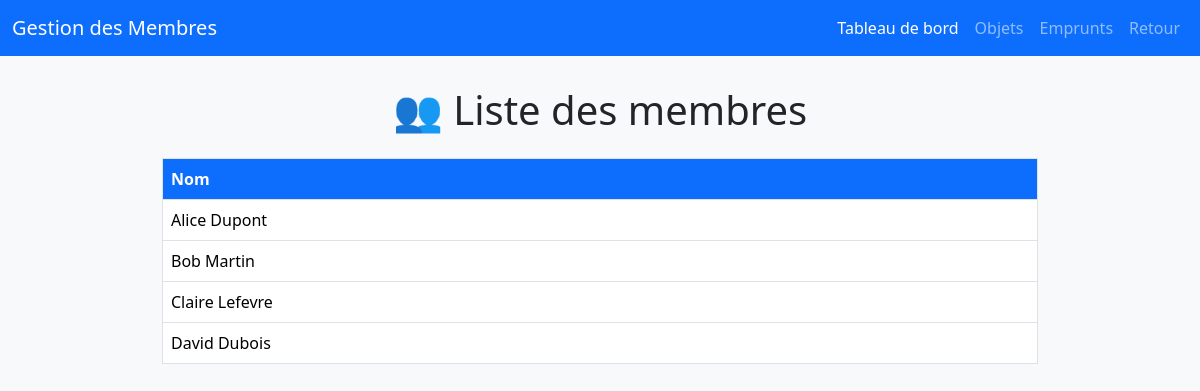
The page /pages/membre.php on the database its author committed.
### tables this page shows
CREATE TABLE membre (
    id_membre INT PRIMARY KEY AUTO_INCREMENT, 
    nom VARCHAR(50),
    date_naissance DATE,
    genre CHAR(1), 
    email VARCHAR(50),
    ville VARCHAR(50),
    mot_de_passe VARCHAR(50),
    photo VARCHAR(100) 
);

### inc/function.php (called while the page is built, shortened)
<?php
function get_membre()
{
    if ($db = dbconnect()) {
        $request = "SELECT id_membre, nom FROM membre";
        $list = array();
        $sql = mysqli_query($db, $request);
        while ($ligne = mysqli_fetch_assoc($sql)) {
            $list[] = array(
                "id_membre" => $ligne['id_membre'],
                "nom" => $ligne['nom']
            );
        }
        return $list;
    }
    return [];
}
?>

### pages/membre.php (the view, shortened to what this page needs)
<?php
require_once '../inc/function.php';
$membres = get_membre();
?>
<!DOCTYPE html>
<html lang="fr">
<head>
    <link href="https://cdn.jsdelivr.net/npm/bootstrap@5.3.3/dist/css/bootstrap.min.css" rel="stylesheet">
</head>
<body>
<nav class="navbar navbar-expand-lg navbar-dark bg-primary">
    <div class="container-fluid">
        <a class="navbar-brand" href="#">Gestion des Membres</a>
        <div class="collapse navbar-collapse">
            <ul class="navbar-nav ms-auto">
                <li class="nav-item">
                    <a class="nav-link active" href="dashboard.php">Tableau de bord</a>
                </li>
                <li class="nav-item">
                    <a class="nav-link" href="liste_objets.php">Objets</a>
                </li>
                <li class="nav-item">
                    <a class="nav-link" href="emprunt.php">Emprunts</a>
                </li>
                <li class="nav-item">
                    <a class="nav-link" href="dashboard.php">Retour</a>
                </li>
            </ul>
        </div>
    </div>
</nav>
<div class="container">
    <h1 class="text-center mb-4">👥 Liste des membres</h1>
    <?php if (count($membres) === 0): ?>
        <div class="alert alert-warning text-center">Aucun membre trouvé.</div>
    <?php else: ?>
        <table class="table table-bordered table-hover">
            <thead>
                <tr>
                    <th>Nom</th>
                </tr>
            </thead>
            <tbody>
                <?php foreach ($membres as $membre): ?>
                    <tr>
                        <td><?= htmlspecialchars($membre['nom']) ?></td>
                    </tr>
                <?php endforeach; ?>
            </tbody>
        </table>
    <?php endif; ?>
</div>
</body>
</html>

### pages/membre.php (style rules this page uses)
body { background-color: #f8f9fa; }
h1 { margin-top: 30px; }
.table thead th { background-color: #0d6efd; color: white; }
.container { max-width: 900px; }
.navbar { margin-bottom: 30px; }

### rows shown on the page
membre: nom "Alice Dupont"
membre: nom "Bob Martin"
membre: nom "Claire Lefevre"
membre: nom "David Dubois"
